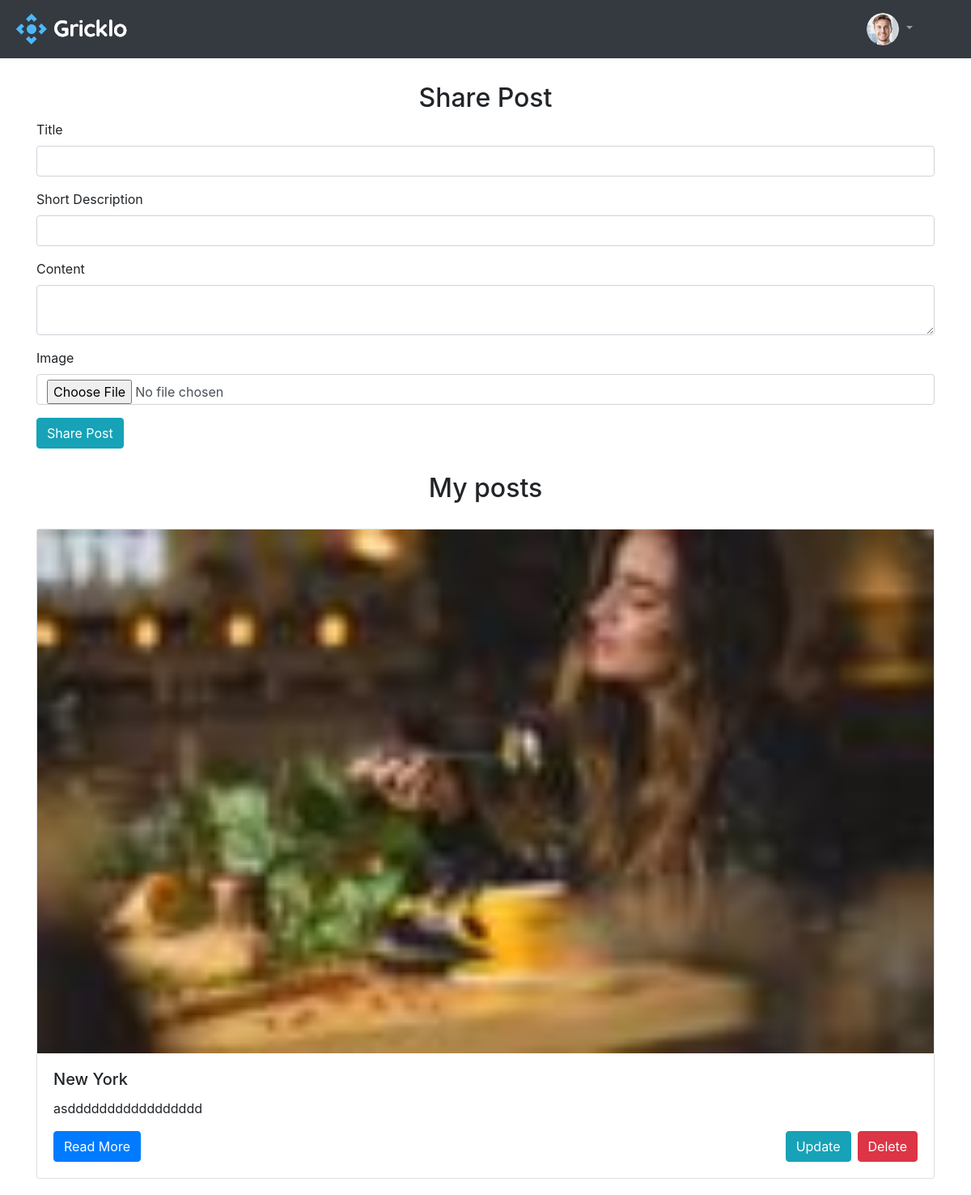
Page /account (signed in) on the committed database.
### gricklo/models.py (models this page shows, shortened)
class User(db.Model, UserMixin):
    __tablename__ = "user"
    id = db.Column(db.Integer, primary_key=True)
    name = db.Column(db.String(20),nullable=False)
    username = db.Column(db.String(25), unique=True, nullable=False)
    email = db.Column(db.String(25), unique=True, nullable=False)
    password = db.Column(db.String(25), unique=True, nullable=False)
    phone = db.Column(db.String(25), unique=True, nullable=False)
    image = db.Column(db.String(20),default='image.png')
    orders = db.relationship('Order',backref='owners',lazy=True, cascade="all,delete")
    comments =db.relationship('Comment',backref='comments',lazy=True, cascade="all,delete")
    blogs = db.relationship('Blog',backref='blogs',lazy=True, cascade="all,delete")
    user_post = db.relationship('UserPost',backref='users',lazy=True, cascade="all,delete")

class UserPost(db.Model, UserMixin):
    __tablename__ = "userpost"
    id = db.Column(db.Integer, primary_key=True)
    title = db.Column(db.String(50),nullable=False)
    short_description = db.Column(db.String(50),nullable=False)
    blog_posted = db.Column(db.DateTime, default=datetime.utcnow)
    content = db.Column(db.String(50),nullable=False)
    image = db.Column(db.String(20), default = "default.png")
    customer =db.Column(db.Integer, db.ForeignKey("user.id"),nullable=False)

### gricklo/controlers.py (the view, shortened to what this page needs)
@app.route("/account", methods=["GET","POST"])
@login_required
def account():
    user_posts = UserPost.query.filter_by(customer=current_user.username)
    form = UserPostForm()
    return render_template("account.html" , form=form , user_posts=user_posts)

### gricklo/forms.py
class UserPostForm(FlaskForm):
    title = StringField("Title", validators=[DataRequired()])
    short_description = StringField("Short Description",validators=[DataRequired()])
    content= TextAreaField("Content", validators=[DataRequired()])
    image = FileField("Image")
    submit = SubmitField("Share Post")

### gricklo/models.py (called while the page is built)
@login_manager.user_loader
def load_user(user_id):
    return User.query.get(user_id)

### gricklo/templates/account.html (shortened to what this page needs)
<!doctype html>
<html lang="en">
  <head>
    <link rel="stylesheet" href="https://cdn.jsdelivr.net/npm/bootstrap@4.6.0/dist/css/bootstrap.min.css">
    <link rel="stylesheet" href="https://cdnjs.cloudflare.com/ajax/libs/font-awesome/5.15.3/css/all.min.css">
    <link rel="stylesheet" href="{{url_for('static',filename='css/account.css')}}">
  </head>
  <body >
    <header>
      <nav class="navbar navbar-dark bg-dark navbar-expand-sm ">
      <a class="navbar-brand" href="{{ url_for('index') }}">
        <img src="{{ url_for('static',filename='img/logo.png') }}">
      </a>
      <div class="collapse navbar-collapse justify-content-end" id="navbar-list-4">
        <ul class="navbar-nav mr-5 ">
            <li class="nav-item dropdown">
              {% if current_user.is_authenticated %}
                  <a class="nav-link dropdown-toggle" href="#" id="navbarDropdownMenuLink" role="button" data-toggle="dropdown" aria-haspopup="true" aria-expanded="false">
                      <img src="/static/uploads/{{current_user.image}}" width="40" height="40" class="rounded-circle">
                  </a>
                      {% else %}
                      <a class="dropdown-item" href="{{url_for('login')}}">Log In</a>
                      <a class="dropdown-item" href="{{url_for('signup')}}">Register</a>
                  </div>
                  {% endif %}
              </li>
        </ul>
      </div>
      </nav>
    </header>
    <main>
      <div class="container">
        <div class="row">
          <div class="col-sm">
            <h2 style="text-align: center;margin-top: 30px;">Share Post</h2>
              <form action="" method="post" enctype="multipart/form-data">
                  <div class="form-group">
                      {{form.title.label(class=" ")}}
                      {{form.title(class='form-control')}}
                  </div>
                  <div class="form-group">
                      {{form.short_description.label(class=" ")}}
                      {{form.short_description(class='form-control')}}
                  </div>
                  <div class="form-group">
                      {{form.content.label(class="")}}
                      {{form.content(class='form-control')}}
                  </div>
                  <div class="form-group">
                      {{form.image.label(class="")}}
                      {{form.image(class='form-control')}}
                  </div>
                  <div class="form-group">
                      {{form.submit(class='btn btn-info')}}
                  </div>
              </form>
              <h2 class="" style="margin: 30px;text-align: center;">My posts</h2>
              {% for user_post in user_posts %}
              <div class="card" style="margin-bottom: 20px;">
                <img src="/static/uploads/{{user_post.image}}" class="" alt="..." width="100%">
                <div class="card-body">
                  <h5 class="card-title">{{user_post.title}}</h5>
                  <p class="card-text">{{user_post.short_description}}</p>
                  <a href="#" class="btn btn-primary">Read More</a>
                  <a href="{{url_for('post_delete', id=user_post.id)}}" class="btn btn-danger float-right " onclick="return confirm('Are you sure to delete?')" >Delete</a>
                  <a href="{{url_for('post_edit', id=user_post.id)}}"  class="btn btn-info float-right mr-2">Update</a>
                </div>
              </div>
              {% endfor %}
          </div>
        </div>
      </div>
    </main>
  </body>
</html>

### rows in the picture
User: image (picture)
UserPost: image (picture), title "New York", short_description "asddddddddddddddddd"
